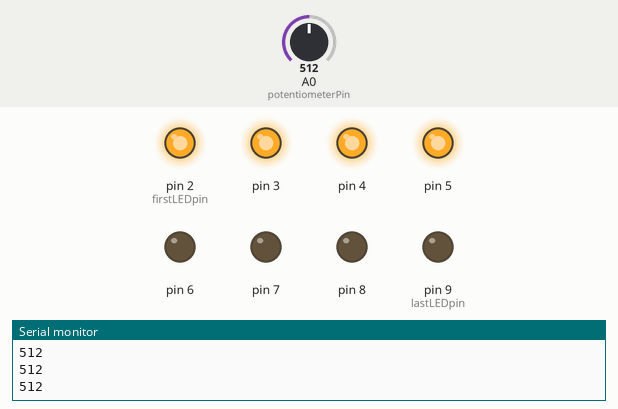
This sketch was run on a simulated Arduino Uno, built with avr-gcc and run on an emulated ATmega328P. On the bench: output pins drawn as LEDs (lit = HIGH), the last lines printed to the serial monitor. Inputs (shaded band) come from the test bench; at power-on: A0 (potentiometerPin) = 512.

Above: at 1.2 s.
1.3 s: A0 (potentiometerPin) set to 622
2.8 s: A0 (potentiometerPin) set to 647
At 3.6 s:
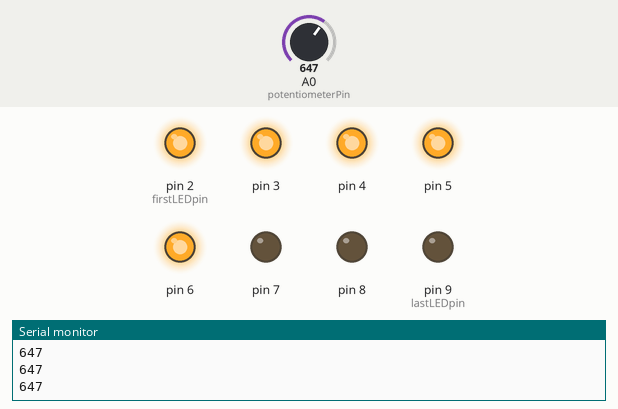
4.3 s: A0 (potentiometerPin) set to 511
At 4.9 s:
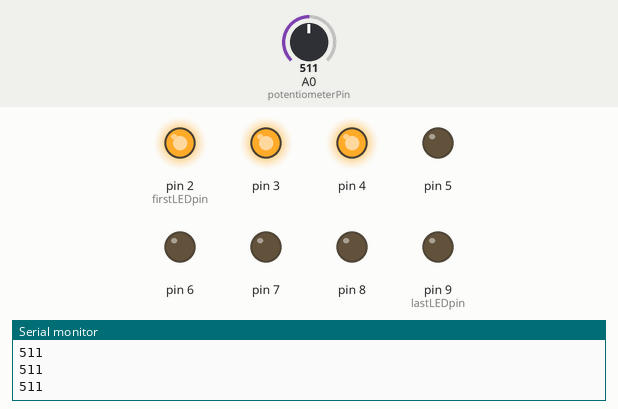
5.8 s: A0 (potentiometerPin) set to 391
7.3 s: A0 (potentiometerPin) set to 369
At 8.3 s:
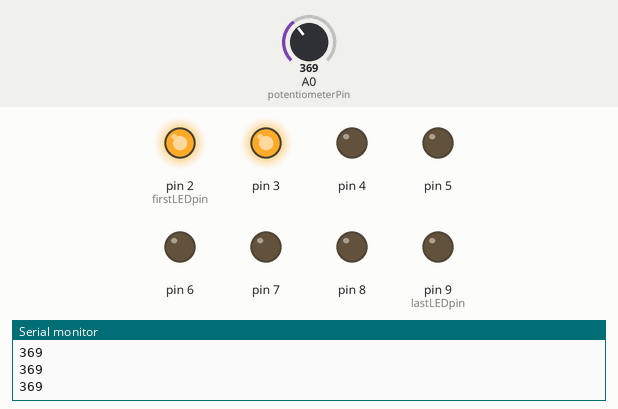
8.8 s: A0 (potentiometerPin) set to 716
At 9.3 s:
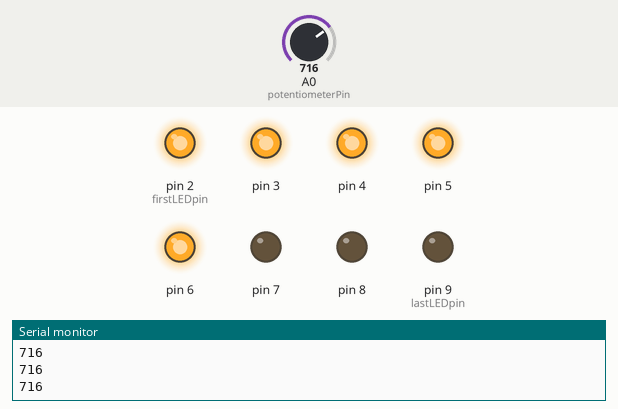
Timing chart, 0 to 11.3 s (numbered marks = the images above; inputs shaded):
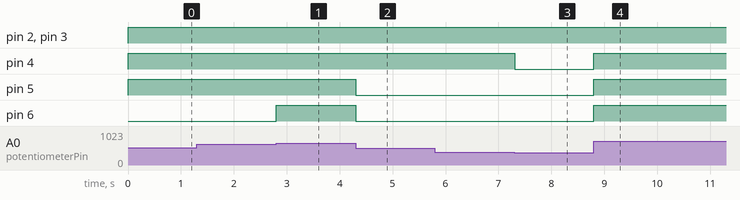

Measured:
- the behaviour switches between 639 and 640 on A0 (potentiometerPin) (found by bisection; images 0 and 1)
- the behaviour switches between 385 and 384 on A0 (potentiometerPin) (found by bisection; images 2 and 3)
- after the input at 2.8 s, pin 6: LOW → HIGH at once
- after the input at 4.3 s, pin 5, pin 6: HIGH → LOW at once
- after the input at 7.3 s, pin 4: HIGH → LOW at once
- after the input at 8.8 s, pin 4–6: LOW → HIGH at once

The sketch:

Arduino-barograph.ino
```cpp
// Déclarer les constantes global

#include <arduino.h>

const uint8_t firstLEDpin = 2;
const uint8_t lastLEDpin = 9;
const uint8_t numberOfLED = 8;
const uint8_t potentiometerPin = A0;
int potentiometreValue;
int numberOfLitLED;

void setup(){
    for(int ledPin = firstLEDpin; ledPin <= lastLEDpin; ledPin++){
        pinMode(ledPin, OUTPUT);
        digitalWrite(ledPin, LOW);
    }
    Serial.begin(9600);
    pinMode(potentiometerPin, INPUT);
}

int ledPin = firstLEDpin;

void loop(){
    potentiometreValue = analogRead(potentiometerPin);
    numberOfLitLED = map(potentiometreValue, 1, 1023, 0, numberOfLED );
    Serial.println(potentiometreValue);

    for(int ledPin = firstLEDpin; ledPin <= numberOfLitLED + firstLEDpin - 1; ledPin++){
        digitalWrite(ledPin, HIGH);
    }
    for(int ledPin = lastLEDpin; ledPin >= numberOfLitLED + firstLEDpin; ledPin--){
        digitalWrite(ledPin, LOW);
    }
    delay(10);
}
```
